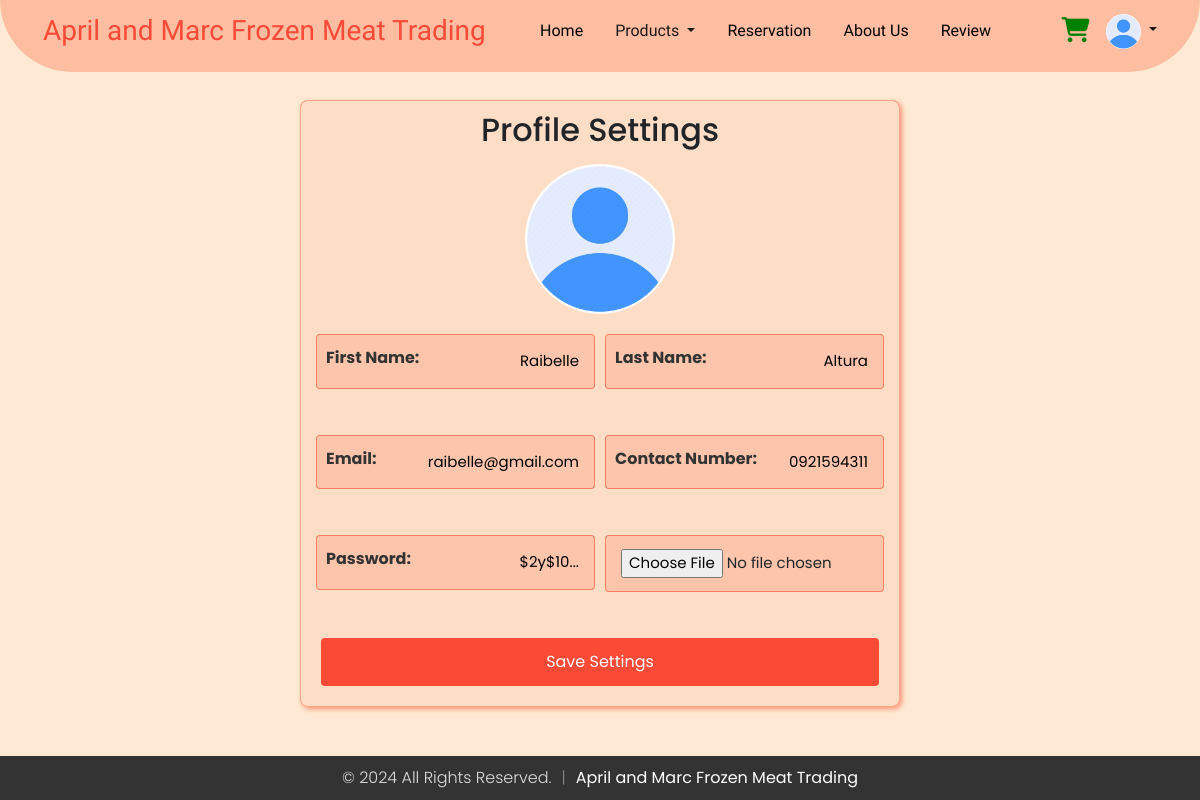
Screenshot of /profile.php (signed in) with the database file from the repository.
### tables this page shows
CREATE TABLE `users` (
  `email` varchar(255) NOT NULL,
  `firstName` varchar(255) NOT NULL,
  `lastName` varchar(255) NOT NULL,
  `contact` varchar(10) NOT NULL,
  `password` varchar(255) DEFAULT NULL,
  `dateCreated` timestamp NOT NULL DEFAULT current_timestamp(),
  `profile_image` varchar(255) NOT NULL DEFAULT 'default.jpg'
);

### db_connection.php (called while the page is built, shortened)
<?php
$password = "";
?>

### profile.php (the view, shortened to what this page needs)
<?php
$user_email = isset($_SESSION['email']) ? $_SESSION['email'] : '';
include 'db_connection.php';
function getUserInfo($email)
{
    global $conn;
    $stmt = $conn->prepare("SELECT firstName, lastName, email, contact, password, profile_image FROM users WHERE email = ?");
    $stmt->bind_param("s", $email);
    $stmt->execute();
    $stmt->bind_result($firstName, $lastName, $email, $contact, $password, $profile_image);
    return [
        'firstName' => $firstName ?: '',
        'lastName' => $lastName ?: '',
        'email' => $email ?: '',
        'contact' => $contact ?: '',
        'password' => $password ?: '',
        'profile_image' => $profile_image ?: 'default.jpg'
    ];
}
$user_info = getUserInfo($user_email);
?>
<!DOCTYPE html>
<html lang="en">
<head>
  <link rel="stylesheet" href="https://cdnjs.cloudflare.com/ajax/libs/font-awesome/5.15.3/css/all.min.css">
  <link rel='stylesheet' href='https://cdnjs.cloudflare.com/ajax/libs/twitter-bootstrap/4.5.2/css/bootstrap.min.css' />
  <link rel="stylesheet" href="https://cdnjs.cloudflare.com/ajax/libs/font-awesome/6.2.0/css/all.min.css" />
  <link rel="stylesheet" href="profile.css">
</head>
<body>
  <?php
  if (isset($_SESSION['userloggedin']) && $_SESSION['userloggedin']) {
    include 'nav-logged.php';
  } else {
    include 'navbar.php';
  }
  ?>
  <div class="wrapper">
    <div class="form-container">
      <h2>Profile Settings</h2>
      <img src="uploads/<?php echo htmlspecialchars($user_info['profile_image']); ?>" alt="Profile Image" class="profile-image">
      <form action="profile.php" method="post" enctype="multipart/form-data">
        <div class="form-row">
          <div class="form-group">
            <input type="text" id="firstName" name="firstName" value="<?php echo htmlspecialchars($user_info['firstName']); ?>" placeholder=" ">
            <label for="firstName">First Name:</label>
          </div>
          <div class="form-group">
            <input type="text" id="lastName" name="lastName" value="<?php echo htmlspecialchars($user_info['lastName']); ?>" placeholder=" ">
            <label for="lastName">Last Name:</label>
          </div>
        </div>
        <div class="form-row">
          <div class="form-group">
            <input type="email" id="email" name="email" value="<?php echo htmlspecialchars($user_info['email']); ?>" readonly placeholder=" ">
            <label for="email">Email:</label>
          </div>
          <div class="form-group">
            <input type="text" id="contact" name="contact" value="<?php echo htmlspecialchars($user_info['contact']); ?>" placeholder=" ">
            <label for="contact">Contact Number:</label>
          </div>
        </div>
        <div class="form-row">
        <div class="form-group">
                            <input type="text" id="password" name="password" value="<?php echo htmlspecialchars(substr($user_info['password'], 0, 6) . '...'); ?>" placeholder=" ">
                            <label for="password">Password:</label>
                        </div>
          <div class="form-group">
            <input type="file" id="profile_image" name="profile_image" placeholder=" ">
          </div>
        </div>
        <button type="submit">Save Settings</button>
      </form>
    </div>
  </div>
</body>
</html>

### nav-logged.php (shortened to what this page needs)
<?php
include 'db_connection.php';
$useremail = isset($_SESSION['email']) ? $_SESSION['email'] : '';
function get_UserInfo($email)
{
  global $conn;
  $stmt = $conn->prepare("SELECT  profile_image FROM users WHERE email = ?");
  $stmt->bind_param("s", $email);
  $stmt->execute();
  $stmt->bind_result($profile_image);
  return [
    'profile_image' => $profile_image ?: 'default.jpg'
  ];
}
$userinfo = get_UserInfo($useremail);
?>
<!DOCTYPE html>
<html lang="en">
<head>
  <link href="https://cdn.jsdelivr.net/npm/bootstrap@5.3.3/dist/css/bootstrap.min.css" rel="stylesheet" />
  <link rel="stylesheet" href="https://cdnjs.cloudflare.com/ajax/libs/font-awesome/6.2.0/css/all.min.css" />
</head>
<body>
  <?php
  $current_page = basename($_SERVER['PHP_SELF']);
  ?>
  <div>
    <nav class="navbar navbar-expand-md fixed-top">
      <div class="container-fluid nav-container">
        <a class="navbar-brand me-auto logo" href="index.php">April and Marc Frozen Meat Trading</a>
        <div class="offcanvas offcanvas-end" tabindex="-1" id="offcanvasNavbar" aria-labelledby="offcanvasNavbarLabel">
          <div class="offcanvas-body text-center">
            <ul class="navbar-nav justify-content-center flex-grow-1 pe-3">
              <li class="nav-item">
                <a class="nav-link mx-lg-2 <?php echo $current_page == 'index.php' ? 'active' : ''; ?>" aria-current="page" href="index.php">Home</a>
              </li>
              <li class="nav-item dropdown">
                <a class="nav-link dropdown-toggle mx-lg-2 <?php echo $current_page == 'menu.php' ? 'active' : ''; ?>" href="menu.php" role="button" aria-haspopup="true" aria-expanded="false">
                  Products
                </a>
              </li>
              <li class="nav-item">
                <a class="nav-link mx-lg-2 <?php echo $current_page == 'index.php#Reservation' ? 'active' : ''; ?>" href="index.php#Reservation">Reservation</a>
              </li>
              <li class="nav-item">
                <a class="nav-link mx-lg-2 <?php echo $current_page == 'index.php#About-Us' ? 'active' : ''; ?>" href="index.php#About-Us">About Us</a>
              </li>
              <li class="nav-item">
                <a class="nav-link mx-lg-2 <?php echo $current_page == '#review' ? 'active' : ''; ?>" href="#review">Review</a>
              </li>
            </ul>
          </div>
        </div>
        <a class="nav-link cart <?php echo $current_page == 'cart.php' ? 'active' : ''; ?>" href="cart.php"><i class="fas fa-shopping-cart"></i>
          <span id="cart-item" class="badge badge-danger"></span></a>
        <li class="nav-item dropdown ms-3" style="list-style: none; ">
          <a href="#" class="dropdown-toggle" id="profileDropdown" data-toggle="dropdown" aria-haspopup="true" aria-expanded="false">
            <img src="uploads/<?php echo htmlspecialchars($userinfo['profile_image']); ?>" alt="Profile Picture" class="nav-profile">
          </a>
        </li>
      </div>
    </nav>
  </div>
</body>
</html>

### profile.css (style rules this page uses)
* { margin: 0; padding: 0; }
body { font-family: poppins, sans-serif; background-color: #feead4; margin: 0; padding-top: 100px; }
.wrapper { display: flex; justify-content: center; align-items: center; margin-bottom: 70px; }
.form-container { background-color: rgba(253, 108, 77, 0.1); border-color: rgba(253, 108, 77, 0.5); box-shadow: 2px 2px 5px rgba(253, 108, 77, 0.7); padding: 10px 20px 20px 20px; border-radius: 8px; border: 1px solid rgba(253, 108, 77, 0.5); width: 600px; }
.form-row { display: flex; justify-content: space-between; margin-bottom: 20px; }
.form-group { position: relative; flex: 1; margin-right: 10px; }
.form-group:last-child { margin-right: 0; }
.form-group label { position: absolute; top: 12px; left: 5px; padding: 0 5px; font-weight: bold; color: #333; transition: 0.2s; pointer-events: none; }
.form-group input[type="text"], .form-group input[type="email"], .form-group input[type="file"] { width: 100%; padding: 15px 15px 15px 15px; margin-bottom: 10px; border: 1px solid rgba(253, 108, 77, 0.8); background-color: rgba(253, 108, 77, 0.2); border-radius: 4px; box-sizing: border-box; position: relative; text-align: right; font-size: 15px; }
.form-group input[type="file"] { padding: 13px 15px 13px 15px; }
form button { width: 100%; padding: 10px; background-color: #fb4a36; color: white; border: 2px solid #fb4a36; border-radius: 4px; cursor: pointer; font-size: 16px; transition: all 0.3s ease; }
.profile-image { display: block; margin: 15px auto 20px auto; width: 150px; height: 150px; border-radius: 50%; object-fit: cover; }
h2 { text-align: center; }

### profile.php (style rules this page uses)
.wrapper { display: flex; justify-content: center; align-items: center; margin-bottom: 70px; }

### nav-logged.php (style rules this page uses)
* { margin: 0; padding: 0; }
body { background-color: #feead4; font-family: "Poppins", sans-serif; font-weight: 300; font-style: normal; }
a { color: white; text-decoration: none; }
.navbar-brand, .offcanvas-header { color: #fb4a36; font-family: "Chewy", system-ui; font-optical-sizing: auto; font-weight: 500; font-style: normal; font-size: 28px; }
.nav-container { margin-right: 30px; margin-left: 30px; padding-bottom: 15px; padding-right: 13px; padding-left: 13px; }
.nav-link { color: black; font-weight: 500; transition: 0.3s color ease; font-family: "Lexend", sans-serif; font-optical-sizing: auto; font-weight: 480; font-style: light; }
.dropdown-toggle { color: #1d1818; text-decoration: none; transition: color 0.3s ease; }
.navbar { border-bottom-left-radius: 80px; border-bottom-right-radius: 80px; padding: 5px 0px 0px 0px; background-color: #ffbda1; }
.cart { color: green; font-size: 25px; cursor: pointer; }
.nav-profile { width: 35px; height: 35px; border-radius: 50%; object-fit: cover; }
.offcanvas-body { background: #ffbda1; }

### rows the page displays
users: profile_image (placeholder picture), firstName "Raibelle", lastName "Altura", email "raibelle@gmail.com", contact "0921594311", password "$2y$10..."
